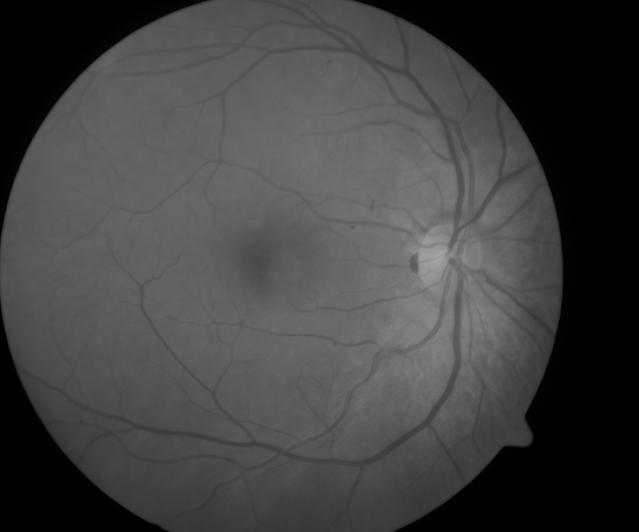
%> input picture PROCESSAMENTO E SINAL DE IMAGEM/Anos anteriores/14/API-P13/Sets/Set01/01.jpg, 639 x 532 px
$ octave aula14_2.m   (GNU Octave 9; MATLAB toolbox functions it lacks are replaced by stand-ins)
%> lines starting %> are read from the running program, lines starting %| are printed output that depends on the picture
%% Aula14 (grupo 7)
clear all
close all
clc

% coordenadas homogéneas: (wx, wy, w) em que w é o factor de normalização
% que transforma wx em x e wy em y
% exemplo: ponto (1,2) é (1,2,1) ou (10,20,10)
% matriz A 3x3 tal que: Xb(vector) = A Xa(vector)
% A = [a11 a12 a13
%       a21 a22 a23
%       a31 a32 1]
% estamos basicamente a calcular a correlação de uma imagem com outra e a
% calcular a matrix de correlação, A, que representa todas as
% transformações que geraram a imagem 2 a partir da imagem 1
% usamos a relação entre alguns pontos para calcular as 8 incógnitas
% restantes na matriz A
% ficamos com um sistema linear de equações do tipo:
% [Xa Ya 1 0 0 0 (-XbXa) (-XbYa)|*[a11, a12, a13, a21, a22, a23, a31, a32] = [Xb, Yb]
% |0 0 0 Xa Ya (-YbXa) (-YbYa)]

%% 1a parte - ler todas as imagens

img1 = imread('C:\Users\hp\FCTUC_EF\MAIE\1º Ano\1º Semestre\Análise e Processamento de Imagem\TPs\14\API-P13\Sets\Set01\01.jpg');
%> img1 is the input picture: size 532x639 uint8; min 0, max 166, mean 65.2
img2 = imread('C:\Users\hp\FCTUC_EF\MAIE\1º Ano\1º Semestre\Análise e Processamento de Imagem\TPs\14\API-P13\Sets\Set01\02.jpg');
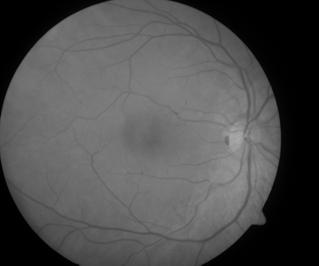
%> input picture PROCESSAMENTO E SINAL DE IMAGEM/Anos anteriores/14/API-P13/Sets/Set01/02.jpg, 319 x 266 px
%> img2 is the input picture: size 266x319 uint8; min 0, max 170, mean 78.5

figure, imshow(img1)
figure, imshow(img2)

img1 = double(img1);
%> img1: size 532x639 double
img2 = double(img2);
%> img2: size 266x319 double

% para o par de imagens Set 01
pa1 = [452 255];
pb1 = [246 136];
pa2 = [219 163];
pb2 = [130 93];
pa3 = [254 444];
pb3 = [150 233];
pa4 = [143 285];
pb4 = [92 155];

b = [pb1(1); pb1(2); pb2(1); pb2(2); pb3(1); pb3(2); pb4(1); pb4(2)];
X = [pa1(1) pa1(2) 1 0 0 0 (-pb1(1)*pa1(1)) (-pb1(1)*pa1(2));...
    0 0 0 pa1(1) pa1(2) 1 (-pb1(2)*pa1(1)) (-pb1(2)*pa1(2));...
    pa2(1) pa2(2) 1 0 0 0 (-pb2(1)*pa2(1)) (-pb2(1)*pa2(2));...
    0 0 0 pa2(1) pa2(2) 1 (-pb2(2)*pa2(1)) (-pb2(2)*pa2(2));...
    pa3(1) pa3(2) 1 0 0 0 (-pb3(1)*pa3(1)) (-pb3(1)*pa3(2));...
    0 0 0 pa3(1) pa3(2) 1 (-pb3(2)*pa3(1)) (-pb3(2)*pa3(2));...
    pa4(1) pa4(2) 1 0 0 0 (-pb4(1)*pa4(1)) (-pb4(1)*pa4(2));...
    0 0 0 pa4(1) pa4(2) 1 (-pb4(2)*pa4(1)) (-pb4(2)*pa4(2))];

a = X\b;
a(end+1) = 1;
A = reshape(a,3,3);
A = A';
sz = size(img1);
%> sz = [532 639]

for i = 1:sz(1)
    for j = 1:sz(2)
        f = A * [i; j; 1];
        imgn(floor(f(1)/f(3)), floor(f(2)/f(3))) = img1(i,j);
    end
end
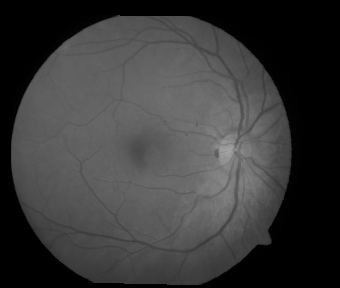
%> imgn: size 288x340 double; min 0, max 165, mean 56.9
figure('name', 'imagem nova'),imshow(uint8(imgn))
